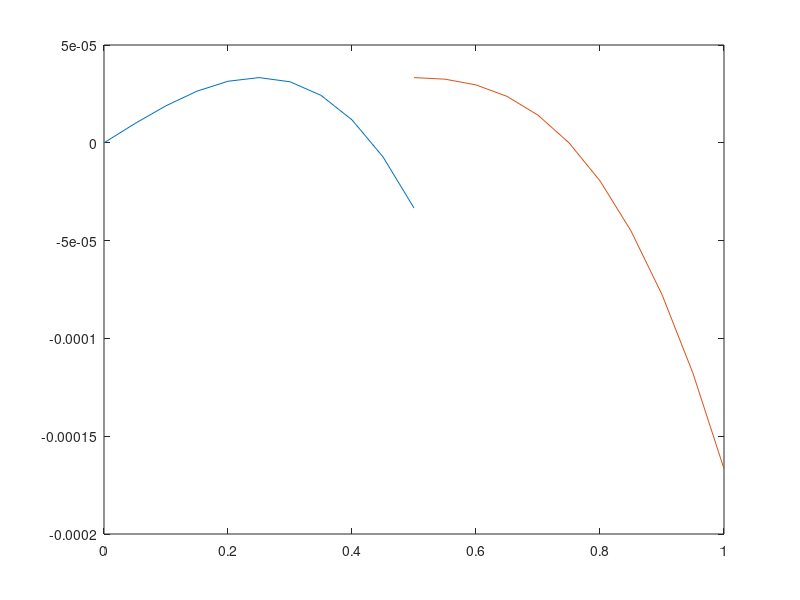

The MATLAB source for this figure:
clear all

% THIS SOLVES A SIMPLY SUPPORTED BEAM PROBLEM
%% Constants
%%% Constant Definitions
n = 2; %number of nodes
L = 1; %beam length
Le = L/n;% element length
EI = 10000; %Young's Modulus and Moment of Inertia for beam
p = 100; % Density 

%% Mass Matrix
%Populate Mass Matrix
Me = zeros(4);

%Mass matrix for one element
Me(1,1) = 156;
Me(2,1) = 22*Le;
Me(3,1) = 54;
Me(4,1) = -13*Le;

Me(2,2) = 4*Le^2;
Me(3,2) = 13*Le;
Me(4,2) = -3*Le^2;

Me(3,3) = 156;
Me(4,3) = -22*Le;

Me(4,4) = 4*Le^2;

% Reflect matrix along diagonal
Me = Me+tril(Me,-1).';

N = 2*n + 2; %dimensions of final matrix

%Mass matrix for all elements
M = zeros(N);

[r,c]=size(Me);
d = 0;
for i = 1:n
    xpos=i+d;ypos=i+d;
    M(xpos:xpos+r-1,ypos:ypos+c-1)=Me;
    d = d+1;
end

% Adjust for elements where nodes add up
for i=3:N-2
    if mod(i,2) == 1
        M(i,i) = 156*2;
        M(i+1,i) = 0;
        M(i,i+1) = 0;
    else
        M(i,i) = 8*Le^2;
        M(i+1,i) = 13*Le;
        M(i,i+1) = 13*Le;
    end
end

M = ((p*Le)/420)*M;

%% Stiffness Matrix
% Populate Stiffness Matrix
Ke = zeros(4);

%Mass matrix for one element
Ke(1,1) = 12;
Ke(2,1) = 6*Le;
Ke(3,1) = -12;
Ke(4,1) = 6*Le;

Ke(2,2) = 4*Le^2;
Ke(3,2) = -6*Le;
Ke(4,2) = 2*Le^2;

Ke(3,3) = 12;
Ke(4,3) = -6*Le;

Ke(4,4) = 4*Le^2;

% Reflect matrix along diagonal
Ke = Ke+tril(Ke,-1).';

N = 2*n + 2; %dimensions of final matrix

%Mass matrix for all elements
K = zeros(N);

[r,c]=size(Me);
d = 0;
for i = 1:n
    xpos=i+d;ypos=i+d;
    K(xpos:xpos+r-1,ypos:ypos+c-1)=Ke;
    d = d+1;
end

% Adjust for elements where nodes add up
for i=3:N-2
    if mod(i,2) == 1
        K(i,i) = 24;
        K(i+1,i) = 0;
        K(i,i+1) = 0;
    else
        K(i,i) = 8*Le^2;
        K(i+1,i) = -6*Le;
        K(i,i+1) = -6*Le;
    end
end

K = (EI/Le^3)*K;

%% Force Vector
F = [0; 16; 0; 0]; %temporary force vector

%% Reduce by removing known node displacements

% Remove first row/col and second to last row/col for simple supports
K = K([2:end-2,end],[2:end-2,end]);

M = M([2:end-2,end],[2:end-2,end]);

% % Remove first/last  2 rows and first/last column to account for fixed ends
% K = K([3:end-2],[3:end-2]);
% 
% M = M([3:end-2],[3:end-2]);

%% Solve the static problem
u = K\F;
u = vertcat(0,u(1:end-1),0,u(end));

% Plot
x = 0:Le:L;
s = 0:0.1:1;

% Use shape functions to find deflection of entire beam
% N1 = 1 - 3*(s/Le).^2 + 2*(s/Le).^3;
% N2 = Le *(s/Le).*((s/Le)-1).^2;
% N3 = ((s/Le).^2).*(3-2*(s/Le));
% N4 = Le*((s/Le).^2).*((s/Le)-1);

N1 = (Le^3 - 2*Le*s.^2 + s.^3)/(Le^3);
N2 = (Le^2*s - 2*Le*s.^2 + s.^3)/(Le^2);
N3 = (3*Le*s.^2 - 2*s.^3)/(Le^3);
N4 = (s.^3 - Le*s.^2)/(Le^2);

j = 0;
for i = 1:2:length(x)
    w = N1*u(i)+N2*u(i+1)+N3*u(i+2)+N4*u(i+3);
    plot((s+j)/n,w);
    j = j+1;
    hold on
end





% %% Convert second order ODE ([M]q'' + [K]q = P) to set of first order ODEs
% [r,c] = size(M);
% 
% M_1 = vertcat(horzcat(zeros(r),M),horzcat(eye(r),zeros(r)));
% K_1 = vertcat(horzcat(K,zeros(r)),horzcat(zeros(r),eye(r)));
% F_1 = vertcat(F,zeros(r,1));


